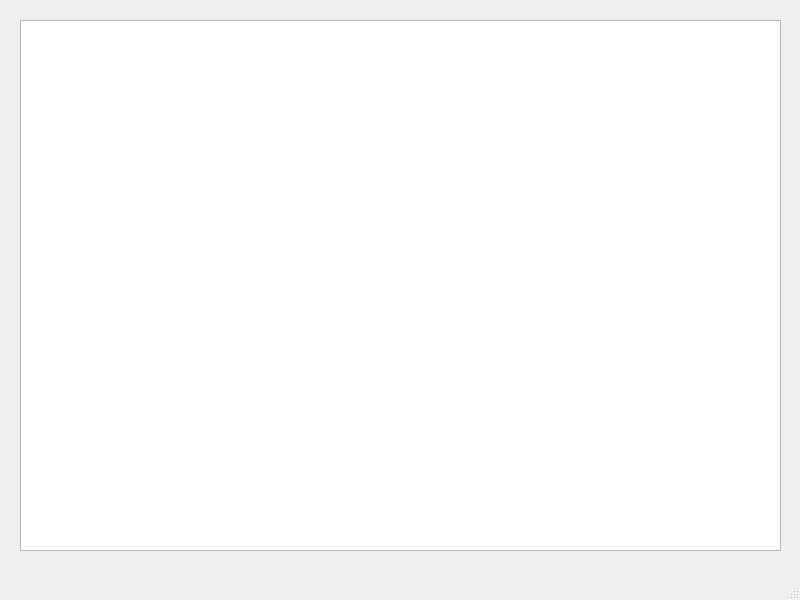
<?xml version="1.0" encoding="UTF-8"?>
<ui version="4.0">
 <class>MainWindow</class>
 <widget class="QMainWindow" name="MainWindow">
  <property name="geometry">
   <rect>
    <x>0</x>
    <y>0</y>
    <width>800</width>
    <height>600</height>
   </rect>
  </property>
  <property name="windowTitle">
   <string>MainWindow</string>
  </property>
  <widget class="QWidget" name="centralwidget">
   <widget class="QTableWidget" name="tableWidget">
    <property name="geometry">
     <rect>
      <x>20</x>
      <y>20</y>
      <width>761</width>
      <height>531</height>
     </rect>
    </property>
   </widget>
  </widget>
  <widget class="QMenuBar" name="menubar">
   <property name="geometry">
    <rect>
     <x>0</x>
     <y>0</y>
     <width>800</width>
     <height>21</height>
    </rect>
   </property>
  </widget>
  <widget class="QStatusBar" name="statusbar"/>
 </widget>
 <resources/>
 <connections/>
</ui>
